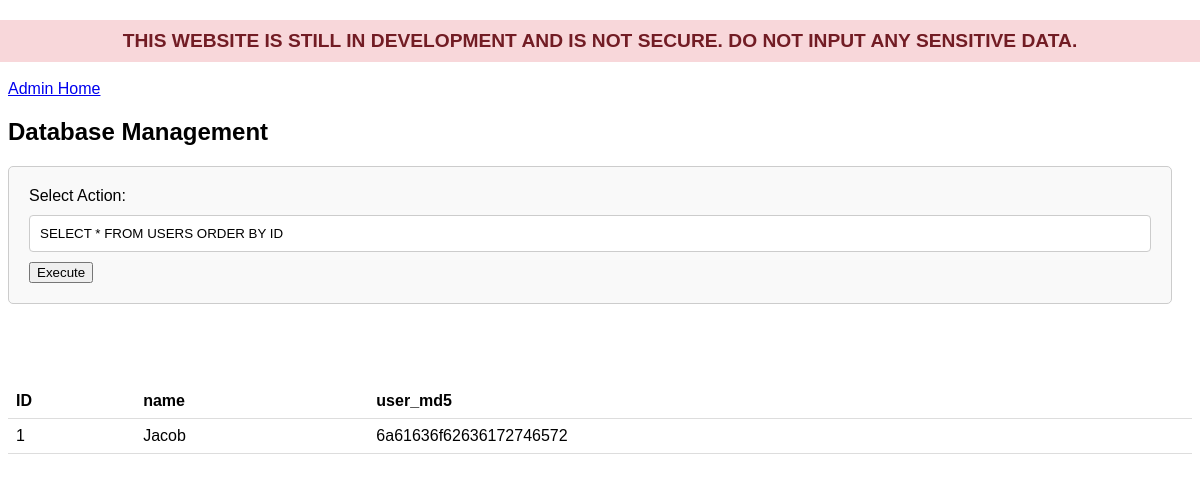
The page /admin/database on the database as committed earlier.
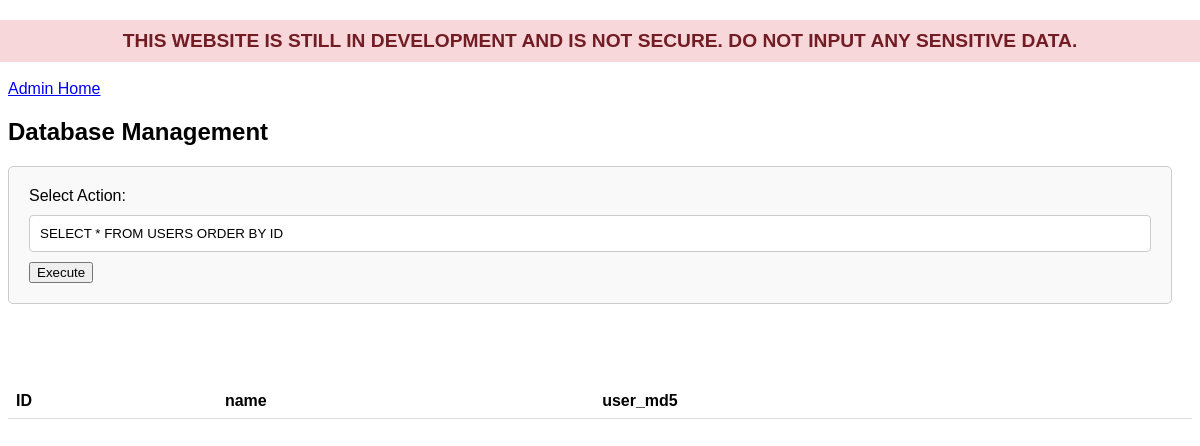
The same page on the database as committed later.
### tables this page shows
CREATE TABLE USERS (ID INTEGER PRIMARY KEY AUTOINCREMENT, name TEXT, user_md5 TEXT);

### main.py (the view, shortened to what this page needs)
@app.route("/admin/database", methods=["GET", "POST"])
def database_inline():
    query = "SELECT * FROM USERS ORDER BY ID"
    error = None
    data = []
    column_names = []
    if request.method == "POST":
        query = request.form.get("query")
    conn = get_db_connection()
    cursor = conn.cursor()
    try:
        cursor.execute(query)
        if cursor.description:
            data = cursor.fetchall()
            column_names = [description[0] for description in cursor.description]
    except sqlite3.Error as e:
        error = (f"Error executing query: {e}")
    finally:
        conn.close()
    return render_template("admin/database.html", query=query, data=data, error=error, column_names=column_names)

### main.py (called while the page is built)
def get_db_connection():
    conn = sqlite3.connect("data/database.db")
    conn.row_factory = sqlite3.Row  # Enable row factory for dict-like access
    return conn

@app.before_request
def construct_db():
    if not os.path.exists("data/database.db"):
        with open("data/database.db", "w") as db_file:
            pass  # Create an empty database file
    conn = get_db_connection()
    cursor = conn.cursor()
    cursor.execute(
        "CREATE TABLE IF NOT EXISTS USERS (ID INTEGER PRIMARY KEY AUTOINCREMENT, name TEXT, user_md5 TEXT)"
    )
    cursor.execute(
        "CREATE TABLE IF NOT EXISTS ADVANCEMENTS (ID INTEGER PRIMARY KEY AUTOINCREMENT, name TEXT, description TEXT, image TEXT)"
    )
    conn.commit()
    conn.close()

### templates/admin/database.html
<html lang="en-gb">
    {% include "admin/header.html" %}
    <body>
        <div class="content">
            <a href="/admin">Admin Home</a>
            <h2>Database Management</h2>
            <form method="POST" action="/admin/database" class="db-form">
                <label for="action">Select Action:</label>
                <input name="query" type="text" value="{{query}}" required>
                <button type="submit">Execute</button>
            </form>
            {% if error != None %}
                <p class="error">{{ error }}</p>
            {% else %}
                <table class="db-table">
                    <thead>
                        <tr>
                            {% if column_names %}
                                {% for name in column_names %}
                                    <th>{{ name }}</th>
                                {% endfor %}
                            {% endif %}
                        </tr>
                    </thead>
                    <tbody>
                        {% for row in data %}
                            <tr>
                                {% for item in row %}
                                    <td>{{ item }}</td>
                                {% endfor %}
                            </tr>
                        {% endfor %}
                    </tbody>
                </table>
            {% endif %}
        </div>
    </body>
</html>

Rows that differ between the two databases and show on the page:
removed USERS: row "1", name "Jacob", user_md5 "6a61636f62636172746572"
